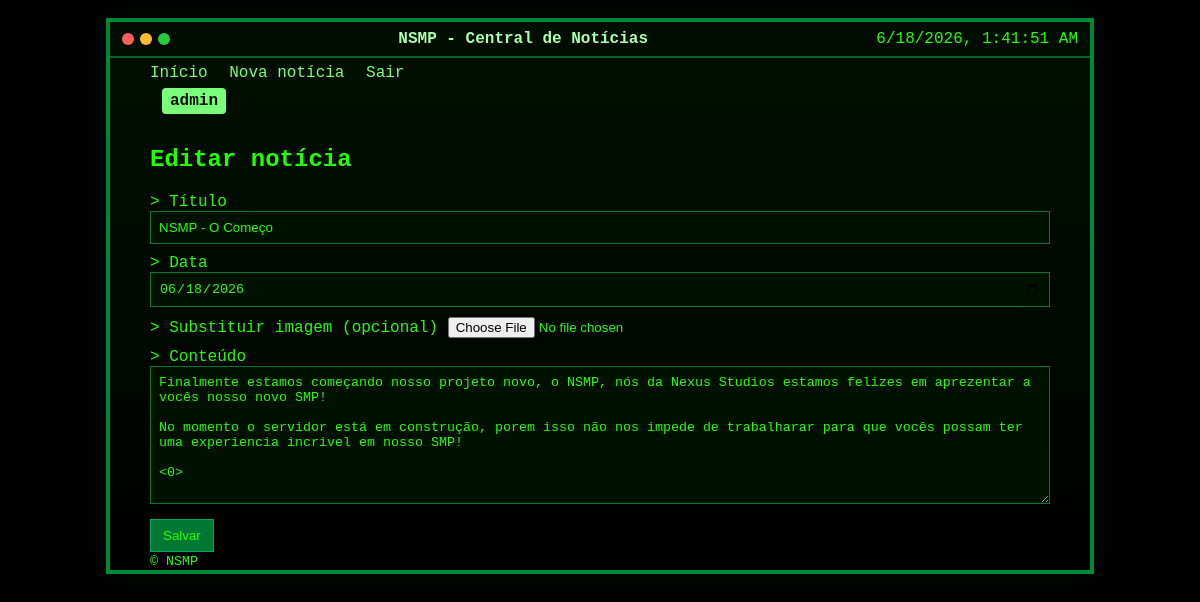
The app's page /edit/3 (signed in) with its own data.
### tables this page shows
CREATE TABLE posts (
            id INTEGER PRIMARY KEY AUTOINCREMENT,
            title TEXT NOT NULL,
            date TEXT NOT NULL,
            content TEXT NOT NULL,
            image TEXT
        );

### app.py (the view, shortened to what this page needs)
@app.route('/edit/<int:post_id>', methods=('GET', 'POST'))
@login_required
def edit_post(post_id):
    conn = get_db_connection()
    post = conn.execute('SELECT * FROM posts WHERE id = ?', (post_id,)).fetchone()
    if not post:
        conn.close()
        flash('Notícia não encontrada.')
        return redirect(url_for('index'))
    conn.close()
    return render_template('edit_post.html', post=post)

### app.py (called while the page is built)
def get_db_connection():
    conn = sqlite3.connect(DB_PATH)
    conn.row_factory = sqlite3.Row
    return conn

def login_required(f):
    @wraps(f)
    def decorated(*args, **kwargs):
        if not session.get('logged_in'):
            return redirect(url_for('login', next=request.path))
        return f(*args, **kwargs)
    return decorated

### templates/edit_post.html (shortened to what this page needs)
{% extends 'base.html' %}
{% block content %}
<h2>Editar notícia</h2>
<form method="post" enctype="multipart/form-data" class="post-form terminal-form">
  <label>&gt; Título
    <input type="text" name="title" value="{{ post['title'] }}" required>
  </label>
  <label>&gt; Data
    <input type="date" name="date" value="{{ post['date'] }}">
  </label>
  <label>&gt; Substituir imagem (opcional)
    <input type="file" name="image" accept="image/*">
  </label>
  <label>&gt; Conteúdo
    <textarea name="content" rows="8">{{ post['content'] }}</textarea>
  </label>
  <button type="submit">Salvar</button>
</form>
{% endblock %}

### static/css/style.css (style rules this page uses)
.terminal-bg { background:#000;color:#23ff00;min-height:100vh }
body { font-family: 'Courier New', Courier, monospace;margin:0 }
.post-form label { display:block;margin-bottom:10px;color:#23ff00 }
textarea,input[type=text],input[type=date],input[type=password] { width:100%;box-sizing:border-box;padding:8px;border:1px solid #073;background:#001100;color:#23ff00 }
button { background:#073;color:#23ff00;border:1px solid #0a6;padding:8px 12px;cursor:pointer }

### records on screen
posts: title "NSMP - O Começo", date "06/18/2026", content "Finalmente estamos começando nosso projeto novo, o NSMP, nós da Nexus Studios estamos felizes em aprezentar a vocês nosso novo SMP! No momento o servidor está em construção, porem isso não nos impede de trabalharar para que vocês possam ter uma experiencia incrivel em nosso SMP! <0>"

### other values on screen
{{ session.get('admin_name') }} "admin"
